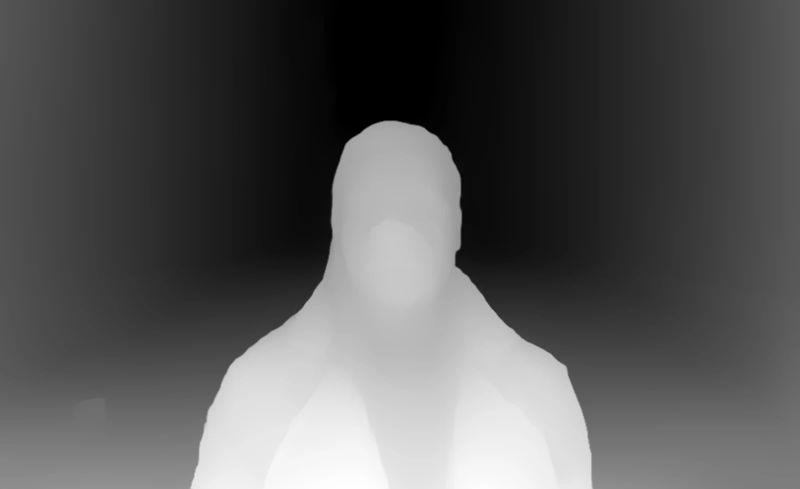
#> input picture assets/upscale/hero_depth_1600w.webp, 1600 x 977 px, found by its file name (shown at 1/2 size)
$ python bgdepth.py assets/upscale/hero_depth_1600w.webp assets/upscale/hero_character_2400w.webp assets/upscale/hero_bgdepth_1600w.webp
#> lines starting #> are read from the running program, lines starting #| are printed output that depends on the picture; after the words box and inside, x2 and y2 are one past the last pixel; in counts of white or black regions, pixels touching at a corner belong together
# Genera el depth map SOLO del fondo del hero (sin la silueta del personaje), que usa src/gl/hero.js.
# Regenerar si cambia la ilustración del hero. Requiere Python 3 + numpy + Pillow:
#   python3 scripts/bgdepth.py assets/upscale/hero_depth_1600w.webp assets/upscale/hero_character_2400w.webp assets/upscale/hero_bgdepth_1600w.webp
#   python3 scripts/bgdepth.py assets/upscale/hero_mobile_depth_1600w.webp assets/upscale/hero_mobile_character_2400w.webp assets/upscale/hero_mobile_bgdepth_1600w.webp
import sys
import numpy as np
from PIL import Image, ImageFilter

def resize_f(a, size):
    return np.asarray(Image.fromarray(a.astype(np.float32)).resize(size, Image.BILINEAR))

def box_blur(a, r, passes=3):
    for _ in range(passes):
        for ax in (0, 1):
            pad = [(0, 0), (0, 0)]; pad[ax] = (r, r)
            c = np.cumsum(np.pad(a, pad, mode="edge"), axis=ax)
            c = np.insert(c, 0, 0, axis=ax)
            n = a.shape[ax]
            a = (np.take(c, range(2 * r + 1, 2 * r + 1 + n), axis=ax) - np.take(c, range(0, n), axis=ax)) / (2 * r + 1)
    return a

def pushpull(val, w):
    if min(val.shape) <= 2:
        m = (val * w).sum() / max(w.sum(), 1e-6)
        return np.full_like(val, m)
    h, wd = val.shape
    h2, w2 = (h + 1) // 2, (wd + 1) // 2
    vp = np.pad(val * w, ((0, h2 * 2 - h), (0, w2 * 2 - wd)))
    wp = np.pad(w, ((0, h2 * 2 - h), (0, w2 * 2 - wd)))
    sv = vp.reshape(h2, 2, w2, 2).sum((1, 3))
    sw = wp.reshape(h2, 2, w2, 2).sum((1, 3))
    cv = np.where(sw > 0, sv / np.maximum(sw, 1e-6), 0)
    cw = np.minimum(sw, 1.0)
    coarse = pushpull(cv, cw)
    up = resize_f(coarse, (wd, h))
    return w * val + (1 - w) * up

depth_path, char_path, out_path = sys.argv[1:4]
D = Image.open(depth_path).convert("L")
W, H = D.size
#> W = 1600; H = 977
A = Image.open(char_path).getchannel("A").resize((W, H), Image.BILINEAR)
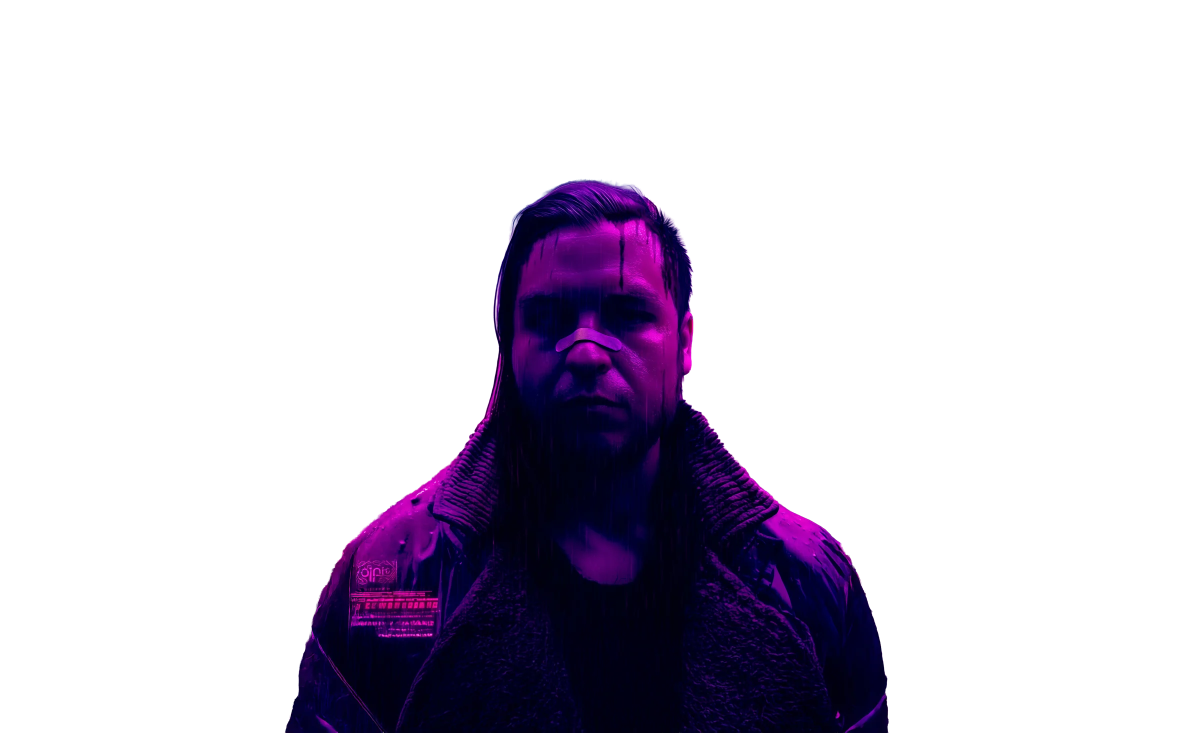
#> input picture assets/upscale/hero_character_2400w.webp, 2400 x 1465 px, found by its file name (shown at 1/2 size)
mask = A.point(lambda v: 255 if v > 5 else 0).filter(ImageFilter.MaxFilter(9))  # dilata 4px
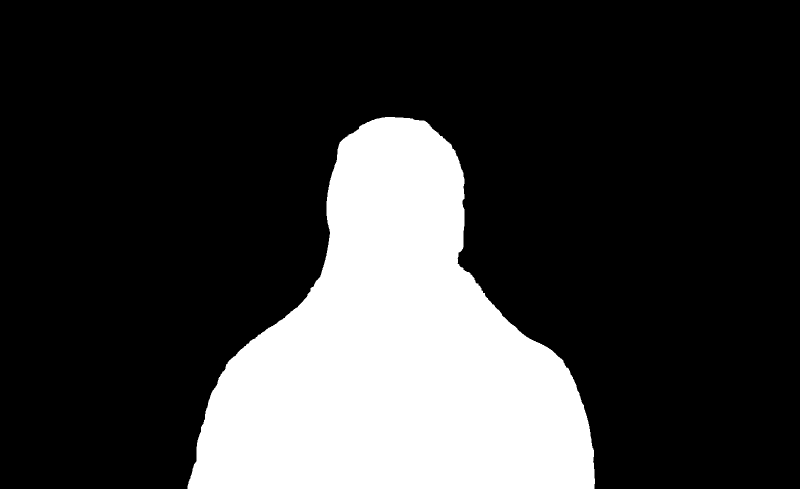
#> mask: PIL image 1600x977 L (shown at 1/2 size); 22.5% white; 1 white region, box (x1, y1, x2, y2) and area: (375, 234, 1190, 977) 351724
known = 1.0 - np.asarray(mask).astype(np.float32) / 255
val = np.asarray(D).astype(np.float32) / 255
filled = pushpull(val, known)
#> in pushpull, `wp = np.pad(w, ((0, h2 * 2 - h), (0, w2 * 2 - wd)))`: wp: shape (978, 1600) float32; values 0 (black) and 1 (white), 77.4% white; 1 black region, box (x1, y1, x2, y2) and area: (0, 234, 1600, 978) 353324
#> in pushpull, `sv = vp.reshape(h2, 2, w2, 2).sum((1, 3))`:
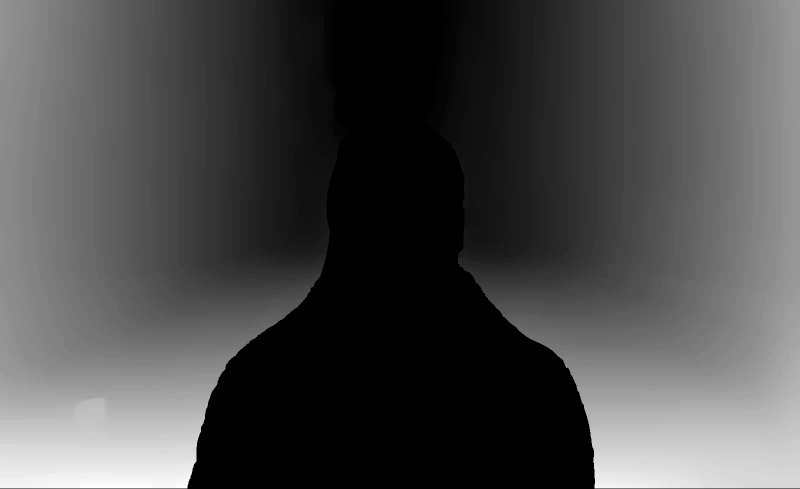
#> sv: shape (489, 800) float32; min 0, max 2.31, mean 0.672; drawn with min black and max white
#> in pushpull, `cv = np.where(sw > 0, sv / np.maximum(sw, 1e-6), 0)`:
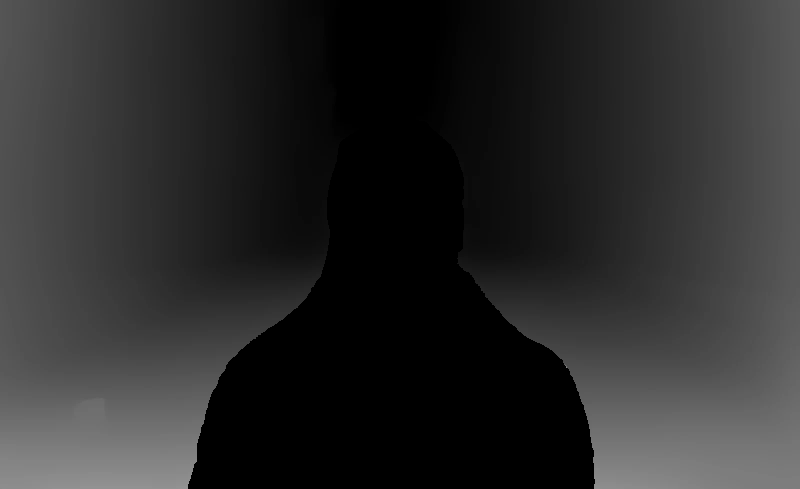
#> cv: shape (489, 800) float32; min 0, max 0.576, mean 0.168
#> in pushpull, `cw = np.minimum(sw, 1.0)`: cw: shape (489, 800) float32; values 0 (black) and 1 (white), 77.6% white; 1 black region, box (x1, y1, x2, y2) and area: (188, 117, 595, 489) 87818
#> in pushpull (call 2), `wp = np.pad(w, ((0, h2 * 2 - h), (0, w2 * 2 - wd)))`: wp: shape (490, 800) float32; values 0 (black) and 1 (white), 77.4% white; 1 black region, box (x1, y1, x2, y2) and area: (0, 117, 800, 490) 88618
#> in pushpull (call 2), `cw = np.minimum(sw, 1.0)`: cw: shape (245, 400) float32; values 0 (black) and 1 (white), 77.6% white; 1 black region, box (x1, y1, x2, y2) and area: (94, 59, 297, 245) 21916
#> in pushpull (call 3), `wp = np.pad(w, ((0, h2 * 2 - h), (0, w2 * 2 - wd)))`: wp: shape (246, 400) float32; values 0 (black) and 1 (white), 77.3% white; 1 black region, box (x1, y1, x2, y2) and area: (0, 59, 400, 246) 22316
#> in pushpull (call 3), `cw = np.minimum(sw, 1.0)`:
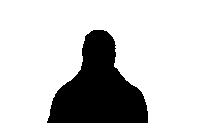
#> cw: shape (123, 200) float32; values 0 (black) and 1 (white), 77.8% white; 1 black region, box (x1, y1, x2, y2) and area: (47, 30, 148, 123) 5455
#> in pushpull (call 4), `wp = np.pad(w, ((0, h2 * 2 - h), (0, w2 * 2 - wd)))`: wp: shape (124, 200) float32; values 0 (black) and 1 (white), 77.2% white; 1 black region, box (x1, y1, x2, y2) and area: (0, 30, 200, 124) 5655
#> in pushpull (call 4), `cw = np.minimum(sw, 1.0)`: cw: shape (62, 100) float32; values 0 (black) and 1 (white), 78.2% white; 1 black region, box (x1, y1, x2, y2) and area: (24, 15, 74, 62) 1352
#> in pushpull (call 5), `cw = np.minimum(sw, 1.0)`: cw: shape (31, 50) float32; values 0 (black) and 1 (white), 79.5% white; 1 black region, box (x1, y1, x2, y2) and area: (12, 8, 37, 31) 318
#> in pushpull (call 6), `wp = np.pad(w, ((0, h2 * 2 - h), (0, w2 * 2 - wd)))`:
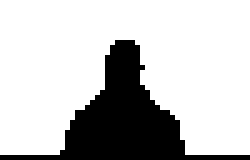
#> wp: shape (32, 50) float32 (shown 5 times larger); values 0 (black) and 1 (white), 77% white; 1 black region, box (x1, y1, x2, y2) and area: (0, 8, 50, 32) 368
#> call 4 of resize_f, with a = array of shape (16, 25), size = (50, 31)
#> in resize_f (call 4), `return np.asarray(Image.fromarray(a.astype(np.float32)).resize(size, I..`:
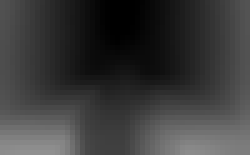
#> returned value: shape (31, 50) float32 (shown 5 times larger); min 0, max 0.568, mean 0.23
# suavizado leve SOLO dentro de la zona rellenada, para que no quede textura de bloques
blur = box_blur(filled, 4)
filled = known * val + (1 - known) * blur
Image.fromarray(np.clip(filled * 255 + 0.5, 0, 255).astype(np.uint8)).save(out_path, quality=92)
print(out_path, "fill region", round(float((1 - known).mean()) * 100, 1), "%",
      "max bg", round(float(filled.max()), 3))
#| assets/upscale/hero_bgdepth_1600w.webp fill region 22.5 % max bg 0.608
